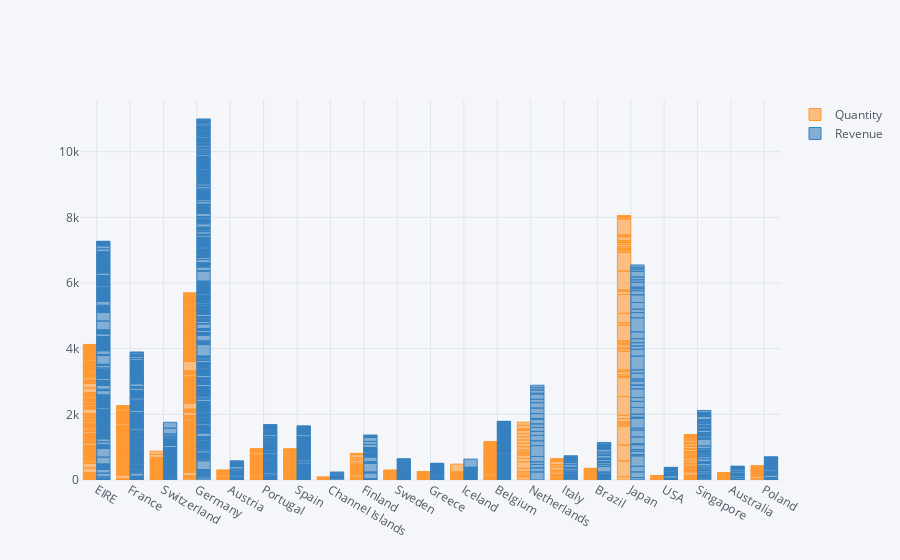

The notebook cell saved with this chart:
### Markdown cell above
## 1. Create an interactive bar chart showing total quantity and revenue by country (excluding United Kingdom) for the month of April 2011.

### Code cell
mask = (~(data['Country'] == 'United Kingdom'))
mask1 = (data.InvoiceDate.dt.year == 2011)
mask2 = (data.InvoiceDate.dt.month == 4)        
data.loc[mask & mask1 & mask2,:][['Country','Quantity','Revenue']].iplot(kind='bar', x='Country')

### Figure 1 — Plotly figure (JSON) as saved in the notebook; plotly's stock layout.template omitted (floating-point values rounded to 4 significant figures; data arrays with more than 128 entries replaced by an {"elided": "..."} marker saying what was removed)
{"data": [{"marker": {"color": "rgba(255, 153, 51, 0.6)", "line": {"color": "rgba(255, 153, 51, 1.0)", "width": 1}}, "name": "Quantity", "orientation": "v", "text": "", "type": "bar", "uid": "1aeac966-2156-4375-a58d-883d0c727b73", "x": {"elided": "1688 str values"}, "y": {"elided": "1688 int values"}}, {"marker": {"color": "rgba(55, 128, 191, 0.6)", "line": {"color": "rgba(55, 128, 191, 1.0)", "width": 1}}, "name": "Revenue", "orientation": "v", "text": "", "type": "bar", "uid": "ee646836-09b7-4d2f-a6a7-d5f28c8116f0", "x": {"elided": "1688 str values"}, "y": {"elided": "1688 float values"}}], "layout": {"legend": {"bgcolor": "#F5F6F9", "font": {"color": "#4D5663"}}, "paper_bgcolor": "#F5F6F9", "plot_bgcolor": "#F5F6F9", "title": {"font": {"color": "#4D5663"}}, "xaxis": {"gridcolor": "#E1E5ED", "showgrid": true, "tickfont": {"color": "#4D5663"}, "title": {"font": {"color": "#4D5663"}, "text": ""}, "zerolinecolor": "#E1E5ED"}, "yaxis": {"gridcolor": "#E1E5ED", "showgrid": true, "tickfont": {"color": "#4D5663"}, "title": {"font": {"color": "#4D5663"}, "text": ""}, "zerolinecolor": "#E1E5ED"}}}
